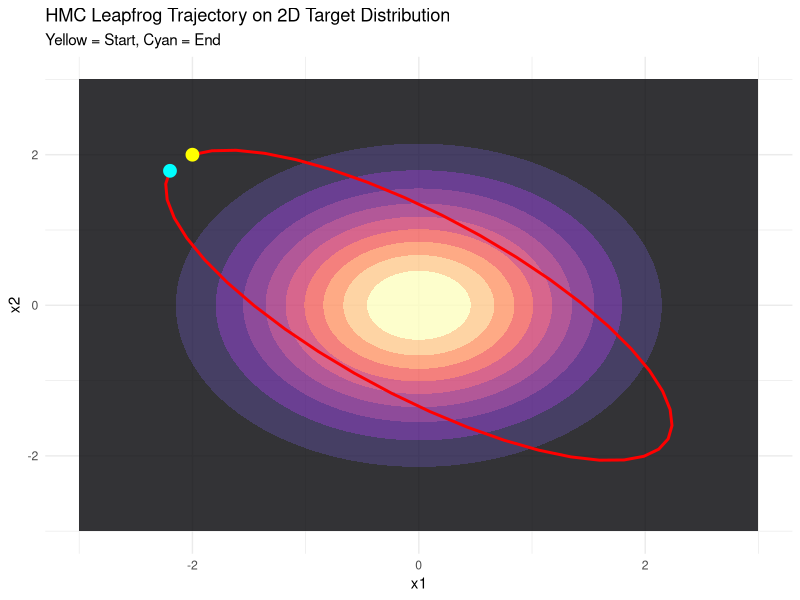

Here is the R script that generated this plot:
#---------------------------------------------------------
# HMC TRAJECTORY VISUALIZATION
#---------------------------------------------------------

# Load required library
library(ggplot2)

# Define the target distribution (Negative Log-Posterior / Potential Energy)
# For a standard 2D Gaussian: U(x) = 0.5 * (x1^2 + x2^2)
grad_U <- function(q) {
  return(q) # Derivative of 0.5 * q^2 is q
}

# Leapfrog Algorithm
leapfrog <- function(q, p, epsilon, L) {
  q_path <- matrix(NA, nrow = L + 1, ncol = 2)
  q_path[1, ] <- q
  
  p <- p - epsilon * grad_U(q) / 2
  for (i in 1:L) {
    q <- q + epsilon * p
    q_path[i + 1, ] <- q
    if (i != L) p <- p - epsilon * grad_U(q)
  }
  p <- p - epsilon * grad_U(q) / 2
  return(q_path)
}

# Initial states
q_init <- c(-2, 2)  # Starting position
p_init <- c(1, 0.5) # Initial random momentum
epsilon <- 0.15     # Step size
L <- 40             # Number of leapfrog steps

# Generate trajectory
path <- leapfrog(q_init, p_init, epsilon, L)
path_df <- data.frame(x = path[,1], y = path[,2], step = 1:(L+1))

# Generate grid for contour plot
grid_vals <- seq(-3, 3, length.out = 100)
grid <- expand.grid(x = grid_vals, y = grid_vals)
grid$z <- exp(-0.5 * (grid$x^2 + grid$y^2)) # PDF of 2D Gaussian

# Plot using ggplot2
ggplot() +
  geom_contour_filled(data = grid, aes(x = x, y = y, z = z), alpha = 0.8) +
  geom_path(data = path_df, aes(x = x, y = y), color = "red", size = 1, arrow = arrow(length = unit(0.15, "cm"))) +
  geom_point(data = path_df[1,], aes(x = x, y = y), color = "yellow", size = 4) +
  geom_point(data = path_df[nrow(path_df),], aes(x = x, y = y), color = "cyan", size = 4) +
  labs(title = "HMC Leapfrog Trajectory on 2D Target Distribution",
       subtitle = "Yellow = Start, Cyan = End",
       x = "x1", y = "x2") +
  theme_minimal() +
  scale_fill_viridis_d(option = "magma") +
  theme(legend.position = "none")
